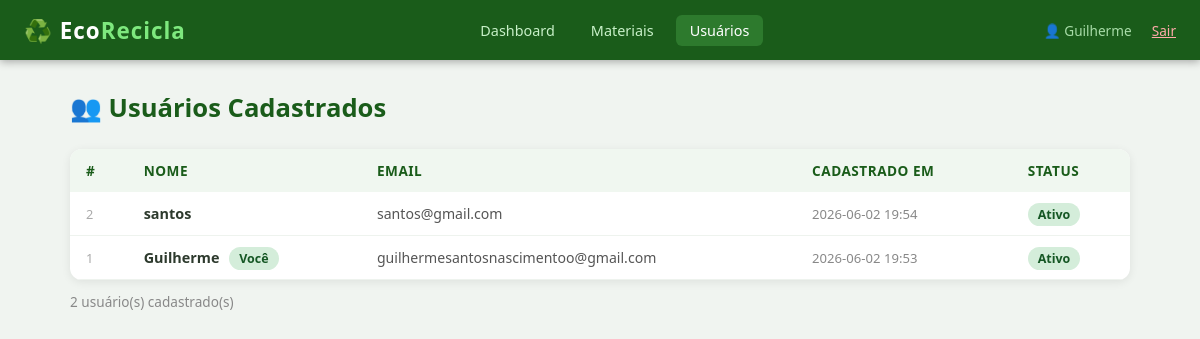
/usuarios (signed in), run on the app's committed database.
### tables this page shows
CREATE TABLE usuarios (
            id INTEGER PRIMARY KEY AUTOINCREMENT,
            nome TEXT NOT NULL,
            email TEXT UNIQUE NOT NULL,
            senha TEXT NOT NULL,
            criado_em TIMESTAMP DEFAULT CURRENT_TIMESTAMP
        );

### app.py (the view)
@app.route('/usuarios')
def usuarios():
    if 'usuario_id' not in session:
        return redirect(url_for('login'))
    conn = get_db()
    lista = conn.execute('SELECT id, nome, email, criado_em FROM usuarios ORDER BY criado_em DESC').fetchall()
    conn.close()
    return render_template('usuarios.html', lista=lista)

### app.py (called while the page is built)
def get_db():
    conn = sqlite3.connect(DB_PATH)
    conn.row_factory = sqlite3.Row
    return conn

### templates/usuarios.html (shortened to what this page needs)
{% extends 'base.html' %}
{% block content %}
<div class="container">
    <h1 class="page-title">👥 Usuários Cadastrados</h1>
    <div class="card" style="padding:0; overflow:hidden;">
        {% if lista %}
        <table>
            <thead>
                <tr>
                    <th>#</th>
                    <th>Nome</th>
                    <th>Email</th>
                    <th>Cadastrado em</th>
                    <th>Status</th>
                </tr>
            </thead>
            <tbody>
                {% for u in lista %}
                <tr>
                    <td style="color:#aaa; font-size:.8rem;">{{ u.id }}</td>
                    <td>
                        <strong>{{ u.nome }}</strong>
                        {% if u.id == session.usuario_id %}
                        <span class="badge" style="background:#d4edda; color:#155724; margin-left:6px;">Você</span>
                        {% endif %}
                    </td>
                    <td style="color:#555; font-size:.88rem;">{{ u.email }}</td>
                    <td style="color:#888; font-size:.82rem;">{{ u.criado_em[:16] if u.criado_em else '—' }}</td>
                    <td><span class="badge" style="background:#d4edda; color:#155724;">Ativo</span></td>
                </tr>
                {% endfor %}
            </tbody>
        </table>
        {% else %}
        <div style="text-align:center; padding:40px; color:#888;">Nenhum usuário encontrado.</div>
        {% endif %}
    </div>
    <p style="margin-top:12px; color:#888; font-size:.85rem;">{{ lista|length }} usuário(s) cadastrado(s)</p>
</div>
{% endblock %}

### templates/base.html (shortened to what this page needs)
<!DOCTYPE html>
<html lang="pt-br">
<head>
</head>
<body>
{% if session.usuario_id %}
<nav>
    <div class="brand">♻️ Eco<span>Recicla</span></div>
    <ul>
        <li><a href="{{ url_for('dashboard') }}" {% if request.endpoint=='dashboard' %}class="active"{% endif %}>Dashboard</a></li>
        <li><a href="{{ url_for('materiais') }}" {% if request.endpoint in ['materiais','novo_material','editar_material'] %}class="active"{% endif %}>Materiais</a></li>
        <li><a href="{{ url_for('usuarios') }}" {% if request.endpoint=='usuarios' %}class="active"{% endif %}>Usuários</a></li>
    </ul>
    <div>
        <span class="user-info">👤 {{ session.usuario_nome }}</span>
        <a href="{{ url_for('logout') }}" style="color:#ffaaaa; font-size:.85rem; margin-left:16px;">Sair</a>
    </div>
</nav>
{% endif %}
{% block content %}{% endblock %}
</body>
</html>

### templates/base.html (style rules this page uses)
* { margin: 0; padding: 0; box-sizing: border-box; }
body { font-family: 'Segoe UI', sans-serif; background: #f0f4f0; color: #2d3a2d; min-height: 100vh; }
nav { background: #1a5c1a; color: white; padding: 0 24px; display: flex; align-items: center; justify-content: space-between; height: 60px; box-shadow: 0 2px 8px rgba(0,0,0,.3); }
nav .brand { font-size: 1.4rem; font-weight: 700; letter-spacing: 1px; }
nav .brand span { color: #7ee87e; }
nav ul { list-style: none; display: flex; gap: 8px; }
nav ul a { color: #c8f0c8; text-decoration: none; padding: 6px 14px; border-radius: 6px; font-size: .9rem; transition: background .2s; }
nav ul a:hover, nav ul a.active { background: #2d7a2d; color: white; }
nav .user-info { font-size: .85rem; color: #a8dca8; }
.container { max-width: 1100px; margin: 30px auto; padding: 0 20px; }
.page-title { font-size: 1.6rem; color: #1a5c1a; margin-bottom: 24px; font-weight: 700; }
.card { background: white; border-radius: 12px; padding: 24px; box-shadow: 0 2px 10px rgba(0,0,0,.08); }
table { width: 100%; border-collapse: collapse; }
th { background: #f0f7f0; color: #1a5c1a; font-size: .85rem; text-transform: uppercase; letter-spacing: .5px; padding: 12px 16px; text-align: left; }
td { padding: 12px 16px; border-bottom: 1px solid #eef3ee; font-size: .9rem; }
.badge { padding: 3px 10px; border-radius: 20px; font-size: .78rem; font-weight: 600; }

### data on the page
usuarios: usuario_nome "Guilherme", id "1", nome "Guilherme", shows "Você", email "guilhermesantosnascimentoo@gmail.com", criado_em "2026-06-02 19:53"
usuarios: id "2", nome "santos", email "santos@gmail.com", criado_em "2026-06-02 19:54"

### other printed values
{{ lista|length }} "2"
